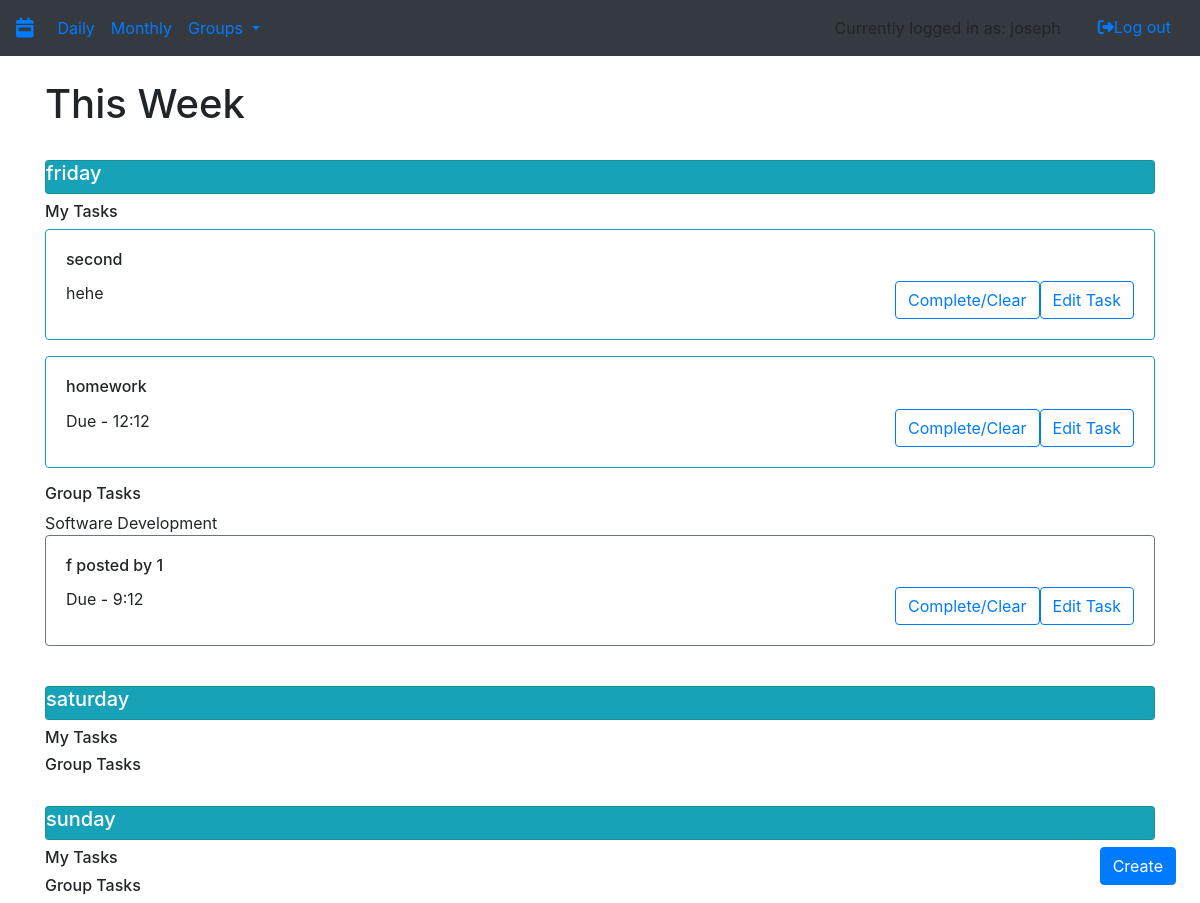
The app's page /day (signed in) with its own data.
### app/utl/models.py (models this page shows, shortened)
class User(db.Model, UserMixin):
    id = db.Column(db.Integer, primary_key=True)
    username = db.Column(db.String(80), unique=True, nullable=False)
    password = db.Column(db.String(80), nullable=False)
    tasks = db.relationship('Task', backref='user') #whenever you create a task, append it to user.tasks
    admin_groups = db.relationship('Group', backref='user') #whenever you create a group, append it to the users admin groups who created it
    groups = association_proxy('groupownership', #whenever a user joins a group, append it to their groups
                              'group',
                              creator=lambda c: GroupLinks(id, c.id))

class Task(db.Model):
    id = db.Column(db.Integer,primary_key=True)
    user_id = db.Column(db.ForeignKey('user.id'), nullable = False)
    group_id = db.Column(db.Integer, db.ForeignKey('group.id'))
    due_date_m = db.Column(db.Integer, nullable = False)
    due_date_d = db.Column(db.Integer, nullable = False)
    due_date_hr = db.Column(db.Integer)
    due_date_mm = db.Column(db.Integer)
    priority = db.Column(db.Integer, nullable = False)
    timestamp = db.Column(db.DateTime, nullable=False,
                                       default=datetime.utcnow)
    title = db.Column(db.String(80), nullable=False)
    description = db.Column(db.String(80))
    upvotes = db.Column(db.Integer)
    downvotes = db.Column(db.Integer)

class Group(db.Model):
    id = db.Column(db.Integer, primary_key=True)
    admin_id = db.Column(db.Integer, db.ForeignKey('user.id'))
    name = db.Column(db.String(80), unique=True, nullable=False)
    description = db.Column(db.String(80), nullable=False)
    private = db.Column(db.Boolean)
    tasks = db.relationship('Task', backref='group')
    users = association_proxy('groupownership',
                              'user',
                              creator=lambda u: GroupLinks(u.id, id))

### app/app.py (the view)
@login_required
@app.route('/day', methods=['GET', 'POST'])
def day():
    today = datetime.today()
    weekday = today.weekday()
    tasks = {}
    personal_tasks = {}
    group_tasks = {}
    for day in range(weekday,7):
        personal_tasks[days[day]] = Task.query.filter_by(user_id = current_user.id,
                                                        group_id = None,
                                                        due_date_m = int(today.strftime('%m')),
                                                        due_date_d = int(today.strftime('%d')) + day - weekday
                                                        ).all()
    for day in range(weekday,7):
        for group in current_user.groups:
            if group != None:
                if (Task.query.filter_by(group_id = group.id,
                                        due_date_m = int(today.strftime('%m')),
                                        due_date_d=int(today.strftime('%d')) + day - weekday).count() > 0):
                    group_tasks[days[day]] = {group.name : Task.query.filter_by(group_id = group.id,
                                                                                due_date_m = int(today.strftime('%m')),
                                                                                due_date_d=int(today.strftime('%d')) + day - weekday).all()
                                         }
                else:
                    group_tasks[days[day]] = {group.name : None}
                print(group_tasks[days[day]])
    return render_template('week.html', personal_tasks = personal_tasks, group_tasks = group_tasks, editData=genEditCard(request.args))

### app/app.py (called while the page is built, shortened)
@login_manager.user_loader
def load_user(user_id):
    return User.query.get(user_id)

def genEditCard(args):
    editData={}
    print(args)
    if ('taskID' not in args):
        return {'id':"",'title':"",'description':"",'dueDate':""}

### app/templates/week.html (shortened to what this page needs)
{% extends "base.html" %}
{% block content %}
    {% if current_user.is_authenticated %}
        <div class="container">
            <div class="row">
                <div class="col-sm">
                    <h1>This Week</h1>
                </div>
            </div>
            {% for day in personal_tasks %}
                <div class="row">
                    <div class="col-sm">
                        <br>
                        <div class="card bg-info text-white">
                            <h5> {{ day }} </h5>
                        </div>
                    </div>
                </div>
                <div class="row">
                    <div class="col-sm">
                        <h5><h6> My Tasks</h6></h5>
                    </div>
                </div>
                {% for task in personal_tasks[day] %}
                    <div class="row">
                        <div class="col-sm">
                            <div class="card border-info mb-3">
                                <div class="card-body">
                                    <h6 class="card-title">{{ task.title }}</h6>
                                    <form action="/day">
                                        <button type="submit" class="btn btn-outline-primary float-right">
                                            Edit Task
                                        </button>
                                    </form>
                                    <form action="{{ url_for('deleteTask', task_id = task.id) }}" method="post">
                                        <button type="submit" class="btn btn-outline-primary float-right">
                                            Complete/Clear
                                        </button>
                                    </form>
                                    {% if task.due_date_hr is not none%}
                                      <h7>Due - {{ task.due_date_hr }}:{{ task.due_date_mm }}</h7>
                                    {% endif %}
                                    <div class="card-text">
                                        {% if task.description is not none %}
                                            {{ task.description }}
                                        {% endif %}
                                    </div>
                                </div>
                            </div>
                        </div>
                    </div>
                {% endfor %}
                <div class="row">
                    <div class="col-sm">
                        <h6> Group Tasks</h6>
                    </div>
                </div>
                {% for group in group_tasks[day] %}
                    {% if group_tasks[day][group] is not none %}
                        <div class="row">
                            <div class="col-sm">
                                {{ group }}
                            </div>
                        </div>
                        {% for task in group_tasks[day][group] %}
                            <div class="row">
                                <div class="col-sm">
                                    <div class="card border-secondary mb-3">
                                        <div class="card-body">
                                            <h6 class="card-title">{{ task.title }} posted by {{ task.user_id }}</h6>
                                            <form action="/day">
                                                <button type="submit" class="btn btn-outline-primary float-right">
                                                    Edit Task
                                                </button>
                                            </form>
                                            <form action="{{ url_for('deleteTask', task_id = task.id) }}" method="post">
                                                <button type="submit" class="btn btn-outline-primary float-right">
                                                    Complete/Clear
                                                </button>
                                            </form>
                                            {% if task.due_date_hr is not none%}
                                              <h7>Due - {{ task.due_date_hr }}:{{ task.due_date_mm }}</h7>
                                            {% endif %}
                                        </div>
                                    </div>
                                </div>
                            </div>
                        {% endfor %}
                    {% endif %}
                {% endfor %}
            {% endfor %}
        </div>
    {% endif %}
{% endblock %}

### app/templates/base.html (shortened to what this page needs)
{% from "macros/render_flashes.html" import render_flashes %}
<!DOCTYPE html>
<html lang="en">
<head>
    <link rel="stylesheet" href="https://stackpath.bootstrapcdn.com/bootstrap/4.3.1/css/bootstrap.min.css"
>
    <link rel="stylesheet" href="https://stackpath.bootstrapcdn.com/bootstrap/4.3.1/css/bootstrap.min.css"
>
</head>
<body>
<nav class="navbar navbar-expand-sm bg-dark">
    <div class="navbar-header">
        <a class="navbar-brand" href="/"><i class="fas fa-calendar-week"></i></a>
    </div>
    {% if current_user.is_authenticated %}
    <ul class="navbar-nav mr-auto">
        <li class="nav-item">
            <a class="nav-link" href="{{ url_for('day') }}">Daily</a>
        </li>
        <li class="nav-item">
            <a class="nav-link" href="{{ url_for('month') }}">Monthly</a>
        </li>
        <li class="nav-item dropdown">
            <a class="nav-link dropdown-toggle" href="#" id="navbardrop" data-toggle="dropdown">
                Groups
            </a>
        </li>
    </ul>
    <div class="nav navbar-nav ml-auto">
            <li class="navbar-text mr-4">
              {% if current_user is not none %}
                  Currently logged in as: {{ current_user.username }}
              {% endif %}
            </li>
            <li><a href="{{ url_for('logout') }}">
                <button class="btn btn-link"><i
                        class="fas fa-sign-out-alt"></i>Log out
                </button>
            </a></li>
    </div>
    {% endif %}
</nav>
{{ render_flashes() }}
{% if current_user.is_authenticated %}
  <div id="form button" style="position: fixed; bottom: 2%; right: 2%;">
      <button class="btn btn-primary" role="button" data-toggle="popover" data-trigger="focus"
              data-html="true" data-placement="top" title="Create New">
          Create
      </button>
  </div>
{% endif %}
{% block content %}
{% endblock content %}
</body>
</html>

### records on screen
User: username "joseph"
Task: title "second", description "hehe"
Task: title "homework", due_date_hr "12", due_date_mm "12"
Group: name "Software Development"
Task: title "f", user_id "1", due_date_hr "9", due_date_mm "12"

### other values on screen
{{ day }} "friday" "saturday" "sunday"
